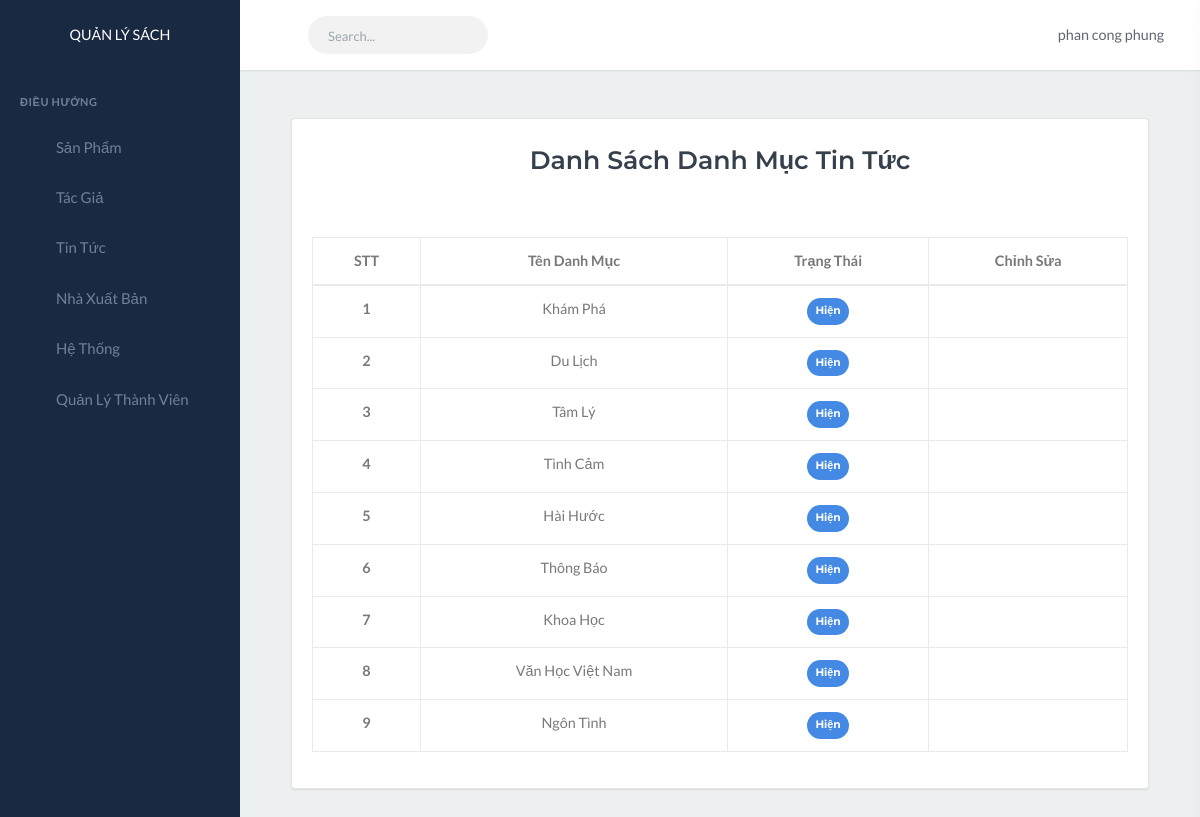
Before: /?action=admin-postCategory (signed in) with the older database file.
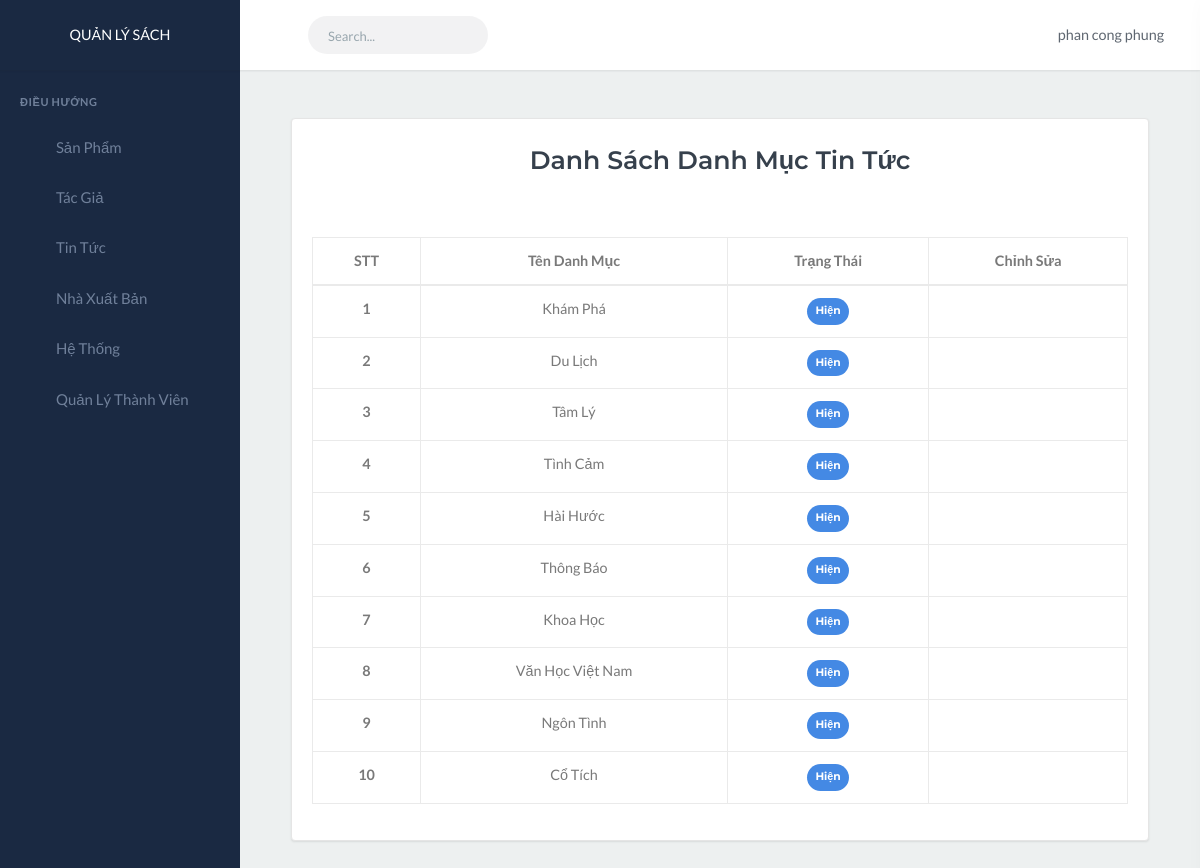
After: the same page with the newer database file.
### tables this page shows
CREATE TABLE `post_category` (
  `id` int(9) NOT NULL,
  `name` varchar(255) NOT NULL,
  `status` tinyint(1) NOT NULL,
  `created_at` datetime NOT NULL,
  `updated_at` datetime NOT NULL
);

### views/admin/AdminView.php (called while the page is built, shortened)
<?php
class AdminView
{
    public function postCategoryList()
    {
        require_once("templates/admin/postCategory/index.php");
    }
}

### controllers/AdminController.php (called while the page is built, shortened)
<?php
class AdminController
{
    public function postCategoryList()
    {
        require_once('views/admin/AdminView.php');
        $loginView = new AdminView();
        $loginView->postCategoryList();
    }
}

### models/admin/PostCategoryModel.php (called while the page is built, shortened)
<?php
function getAllPostCategory()
{
    $conn = mysqli_connect('localhost', 'root', '', 'qlbansach');
    mysqli_set_charset($conn, "utf8");
    $result = $conn->query("SELECT * FROM post_category");
    $postCategorys = array();
    if ($result->num_rows > 0) {
        while ($postCategory = mysqli_fetch_assoc($result)) {
            $postCategorys[] = $postCategory;
        };
    }
    return $postCategorys;
}

### templates/admin/postCategory/index.php (the view, shortened to what this page needs)
<?php include('templates/admin/layouts/header.php'); ?>
<?php include 'models/admin/PostCategoryModel.php';  ?>
<div class="content-page">
    <div class="content">
        <div class="row">
            <div class="col-12 mx-auto p-5">
                <div class="card">
                    <div class="card-title text-center p-3 mx-auto">
                        <h3 class="font-weight-bold">Danh Sách Danh Mục Tin Tức</h3>
                    </div>
                    <div class="card-body">
                        <table class="table table-bordered">
                            <thead>
                                <tr>
                                    <th scope="col" class="text-center">STT</th>
                                    <th scope="col" class="text-center">Tên Danh Mục</th>
                                    <th scope="col" class="text-center">Trạng Thái</th>
                                    <th scope="col" class="text-center">Chỉnh Sửa</th>
                                </tr>
                            </thead>
                            <tbody>
                                <?php
                                $num = 1;
                                $results = getAllPostCategory();
                                foreach ($results as $result) :
                                ?>
                                <tr>
                                    <th scope="row" class="text-center"><?= $num++ ?></th>
                                    <td class="text-center"><?= $result['name'] ?></td>
                                    <th scope="row" class="text-center">
                                        <?php
                                                if ($result['status'] == 1) {
                                                    echo '<span class="badge badge-success badge-pill p-2"> Hiện </span>';
                                                } else {
                                                    echo '<span class="badge badge-secondary badge-pill p-2"> Ẩn </span>';
                                                }
                                                ?>
                                    </th>
                                    <td class="text-center">
                                        <a href="?action=admin-edit-postCategory&PCed=<?= $result['id'] ?>"><i
                                                class="fa fa-edit" aria-hidden="true"></i></a>
                                        <a onclick="return confirm('Bạn có muốn xóa?')"
                                            href="templates/admin/postCategory/deletePostCategory.php?PCid=<?= $result['id'] ?>"><i
                                                class="fa fa-trash" aria-hidden="true"></i></a>
                                    </td>
                                </tr>
                                <?php endforeach; ?>
                            </tbody>
                        </table>
                    </div>
                </div>
            </div>
        </div>
    </div>
</div>
<?php include('templates/admin/layouts/footer.php'); ?>

### index.php (shortened to what this page needs)
<?php
$action = isset($_GET['action']) ? $_GET['action'] : "";
require_once 'controllers/AdminController.php';
$homeController = new HomeController;
$adminController = new AdminController;
if ($action == 'home') {
    $homeController->index();
} else if ($action == 'blogs') {
    $homeController->blogs();
}
else if (strstr($action, 'postId')) {
    $id = explode('-', strstr($action, 'postId'));
    $homeController->blogDetail($id[1]);
}
 else if ($action == 'products') {
    $homeController->products();
} else if ($action == 'contact') {
    $homeController->contact();
} else if (strstr($action, 'productId')) {
    $id = explode('-', strstr($action, 'productId'));
    $homeController->productId($id[1]);
} else if ($action == 'addToCart') {
    $homeController->addToCart();
} else if ($action == 'cart') {
    $homeController->cart();
} else if ($action == 'order') {
    $homeController->order();
}else if ($action == 'payment') {
    $homeController->payment();
} else if (strstr($action, 'deleteCartId')) {
    $id = explode('-', strstr($action, 'deleteCartId'));
    $homeController->deleteCart($id[1]);
}else if ($action == 'success') {
    $homeController->success();
}else if(isset($_GET['search'])){
    $homeController->search();
}
else if ($action == 'login') {
    $adminController->login();
} else if ($action == 'logout') {
    $adminController->logout();
} else if ($action == 'dashboard') {
    $adminController->index();
} else if ($action == 'admin-publisher') {
    $adminController->publisher();
} else if ($action == 'admin-add-publisher') {
    $adminController->addPublisher();
} else if ($action == 'admin-delete-publisher') {
    $adminController->deletePublisher();
} else if ($action == 'admin-edit-publisher') {
    $adminController->editPublisher();
} else if ($action == 'admin-author') {
    $adminController->author();
} else if ($action == 'admin-add-author') {
    $adminController->addAuthor();
} else if ($action == 'admin-delete-author') {
    $adminController->deleteAuthor();
} else if ($action == 'admin-edit-author') {
    $adminController->editAuthor();
} else if ($action == 'userlist') {
    $adminController->userlist();
} else if ($action == 'user-delete') {
    $adminController->delete();
} else if (strstr($action, 'fixuserId')) {
    $adminController->fixuser();
} else if ($action == 'user-add') {
    $adminController->adduser();
} else if ($action == 'admin-product') {
    $adminController->productList();
} else if ($action == 'admin-add-product') {
    $adminController->addproduct();
} else if ($action == 'admin-edit-product') {
    $adminController->editProduct();
} else if ($action == 'admin-post') {
    $adminController->PostList();
} else if ($action == 'admin-add-post') {
    $adminController->addPost();
} else if ($action == 'admin-edit-post') {
    $adminController->editPost();
} else if ($action == 'admin-productCategory') {
    $adminController->productCategoryList();
} else if ($action == 'admin-add-productCategory') {
    $adminController->addProductCategory();
} else if ($action == 'admin-edit-productCategory') {
    $adminController->editProductCategory();
} else if ($action == 'admin-postCategory') {
    $adminController->postCategoryList();
} else if ($action == 'admin-add-postCategory') {
    $adminController->addPostCategory();
} else if ($action == 'admin-edit-postCategory') {
    $adminController->editPostCategory();
} else if ($action == 'admin-setting') {
    $adminController->setting();
} else if ($action == 'admin-add-setting') {
    $adminController->addSetting();
} else if ($action == 'admin-edit-setting') {
    $adminController->editSetting();
} else if ($action == 'admin-delete-setting') {
    $adminController->deleteSetting();
} else if ($action == 'admin-edit-postCategory') {
    $adminController->editPostCategory();
}
else{
    echo "404 ERROR";
}

### templates/admin/layouts/header.php (shortened to what this page needs)
<!DOCTYPE html>
<html lang="en">
<head>
    <link href="templates/admin/assets\libs\sweetalert2\sweetalert2.min.css" rel="stylesheet" type="text/css">
    <link href="templates/admin/assets\css\bootstrap.min.css" rel="stylesheet" type="text/css"
        id="bootstrap-stylesheet">
    <link href="templates/admin/assets\css\icons.min.css" rel="stylesheet" type="text/css">
    <link href="templates/admin/assets\css\app.min.css" rel="stylesheet" type="text/css" id="app-stylesheet">
</head>
<body>
    <div id="wrapper">
        <div class="navbar-custom">
            <ul class="list-unstyled topnav-menu float-right mb-0">
                <li class="dropdown notification-list">
                    <a class="nav-link dropdown-toggle nav-user mr-0 waves-effect" data-toggle="dropdown" href="#"
                        role="button" aria-haspopup="false" aria-expanded="false">
                        <span class="pro-user-name ml-1">
                            <?= $_SESSION['admin'][0]['firstName'] . " " . $_SESSION['admin'][0]['lastName'] ?> <i
                                class="mdi mdi-chevron-down"></i>
                        </span>
                    </a>
                </li>
            </ul>
            <div class="logo-box">
                <a href="?action=dashboard" class="logo text-center logo-light">
                    <span class="logo-lg text-white text-uppercase">
                       Quản lý sách
                    </span>
                </a>
            </div>
            <ul class="list-unstyled topnav-menu topnav-menu-left m-0">
                <li>
                    <button class="button-menu-mobile waves-effect">
                        <i class="mdi mdi-menu"></i>
                    </button>
                </li>
                <li class="d-none d-lg-block">
                    <form class="app-search">
                        <div class="app-search-box">
                            <div class="input-group">
                                <input type="text" class="form-control" placeholder="Search...">
                                <div class="input-group-append">
                                    <button class="btn" type="submit">
                                        <i class="fas fa-search"></i>
                                    </button>
                                </div>
                            </div>
                        </div>
                    </form>
                </li>
            </ul>
        </div>
        <div class="left-side-menu">
            <div class="slimscroll-menu">
                <div id="sidebar-menu">
                    <ul class="metismenu" id="side-menu">
                        <li class="menu-title">Điều Hướng</li>
                        <?php
                        if ($_SESSION['admin'][0]['id_role'] == 1) : ?>
                        <li>
                            <a href="javascript: void(0);" class="waves-effect">
                                <i class="ion-md-speedometer"></i>
                                <span> Sản Phẩm</span>
                            </a>
                        </li>
                        <li>
                            <a href="javascript: void(0);" class="waves-effect">
                                <i class="ion-md-mail"></i>
                                <span>Tác Giả</span>
                            </a>
                        </li>
                        <li>
                            <a href="javascript: void(0);" class="waves-effect">
                                <i class="ion-md-map"></i>
                                <span> Tin Tức</span>
                                <span class="menu-arrow"></span>
                            </a>
                        </li>
                        <li>
                            <a href="javascript: void(0);" class="waves-effect">
                                <i class="ion-md-mail"></i>
                                <span>Nhà Xuất Bản</span>
                            </a>
                        </li>
                        <li>
                            <a href="javascript: void(0);" class="waves-effect">
                                <i class="ion-md-mail"></i>
                                <span> Hệ Thống</span>
                            </a>
                        </li>
                        <li>
                            <a href="javascript: void(0);" class="waves-effect">
                                <i class="ion-md-mail"></i>
                                <span>Quản Lý Thành Viên</span>
                            </a>
                        </li>
                        <?php endif; ?>
                    </ul>
                </div>
            </div>
        </div>

### templates/admin/layouts/footer.php (shortened to what this page needs)
</div>
</body>
</html>

Changed rows visible on the page:
added post_category: name "Cổ Tích", status "Hiện"
